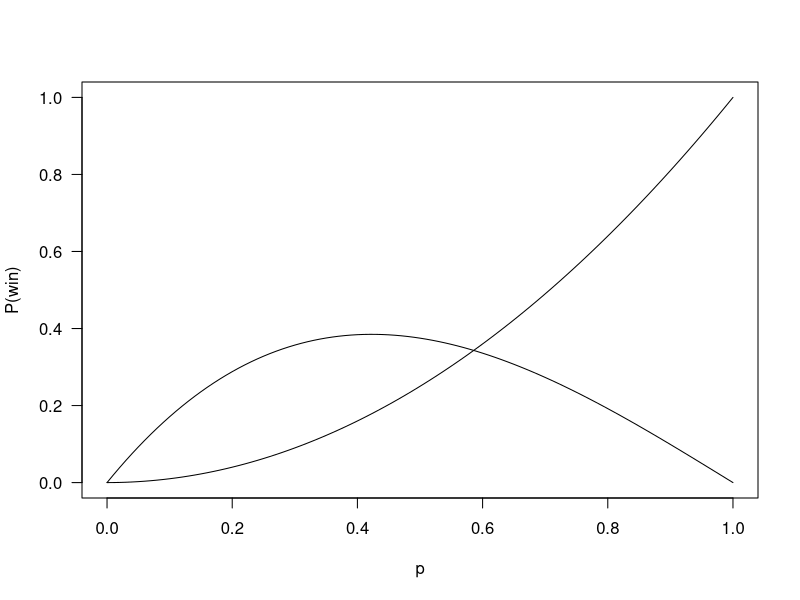

This chart was generated by the following R code:
## ---- chunk 1


#shots is a binary vector (0 = miss, 1 = make)
#A player is "hot" if they have made k consecutive shots, "cold" if missed k consecutive shots
#Returns a matrix result, where e.g. result['Hot','Make'] is the number of makes when hot
streak_analysis <- function(shots, k) {
  n <- length(shots)
  
  #Identify shots when the player was hot and cold
  if(k == 1) { 
    hot <- c(FALSE, shots[1:(n-1)] == 1)
    cold <- c(FALSE, shots[1:(n-1)] == 0)
  } else {  
    shot_sequences <- embed(shots, k+1)
    current_shots <- shot_sequences[, 1]
    prev_k_shots <- shot_sequences[, 2:(k+1)]
    # Pad with FALSE for first k observations
    hot <- c(rep(FALSE, k), rowSums(prev_k_shots) == k)
    cold <- c(rep(FALSE, k), rowSums(prev_k_shots) == 0)
  }
  
  #Create and return 2x2 table of results
  hot_makes <- sum(shots[hot] == 1)
  hot_misses <- sum(shots[hot] == 0)
  cold_makes <- sum(shots[cold] == 1)
  cold_misses <- sum(shots[cold] == 0)
  return(matrix(c(hot_makes, cold_makes, hot_misses, cold_misses), 
                  nrow = 2, 
                  dimnames = list(c("Hot", "Cold"), c("Make", "Miss"))))
}

proportions = function(counts){
	x = c(counts['Hot','Make']/sum(counts['Hot',]),counts['Cold','Make']/sum(counts['Cold',]))
	names(x) = c('Hot','Cold')
	return(x)
}

set.seed(2024)
n_shots= 100
n_players = 10000
streak_length = 3
shots = matrix(runif(n_shots*n_players)<0.5,nrow=n_shots) #Generate random shot outcomes
#data['Hot',i] is P(Make | Hot) for player i; data['Cold',i] is P(Make | Cold) for player i
data = apply(shots,2,function(x){return(proportions(streak_analysis(x,streak_length)))}) 
mean(data['Hot',],na.rm=TRUE) #Average of P(Make | Hot)
mean(data['Cold',],na.rm=TRUE) #Average of P(Make | Cold)
## ---- chunk 2

#Calculate number of made and missed shots when hot
#Hot is defined as having made previous streak_length shots
score = function(streak_length=1){ 
	return(function(s){ #s is a sequence of outcomes
		hot = 1+which(filter(as.numeric(s[-length(s)]), rep(1, streak_length), sides = 1) == streak_length) #Identify positions that follow k consecutive makes
		score = c(sum(s[hot]),sum(1-s[hot]))
		names(score) = c('made_shots_when_hot','missed_shots_when_hot')
		return(score)
	})
}


#Calculate probability of observing sequence s, if shots are iid with success prob p
accuracy_likelihood = function(p){
	return(function(s){
		return(p^sum(s)*(1-p)^(sum(1-s)))
	})
}

#Calculate probability of observing sequence s, if first shot is 50-50, and subsequent shots match preceding outcome with probability q
hot_hand_likelihood = function(q){
	return(function(s){
		return(q^(length(s)-1)*((1-q)/q)^sum(abs(diff(s)))/2)
	})
}

#Given a number of flips n, a likelihood function that gives probability of each sequence of length n, and a score function that calculates score for each sequence of length n, calculate the probability that each player wins
calculate_win_probability = function(n,likelihood_function,scoring_function){
	S = expand.grid(replicate(n, 0:1, simplify = FALSE))
	Q = apply(S,1,likelihood_function) #Should give vector where Q[i] = probability of sequence S[i,], given p (so sum(Q) = 1)
	score = t(apply(S,1,scoring_function)) #Scoring each sequence
	hh = sum((score[,1]>score[,2])*Q,na.rm=TRUE)
	ht = sum((score[,1]<score[,2])*Q,na.rm=TRUE)
	x = c(hh,ht,1-hh-ht)
	names(x) = c('HH','HT','TIE')
	return(x)
}

n = 3
plot(Vectorize(function(p){ #Plotting win probability for player 1 (Harry)
 	return(calculate_win_probability(n,accuracy_likelihood(p),score(1))[1])
 }),xlab='p',ylab='P(win)',las=1)
plot(Vectorize(function(p){ #Plotting win probability for player 2 (Tom)
 	return(calculate_win_probability(n,accuracy_likelihood(p),score(1))[2])
}),add=TRUE)
